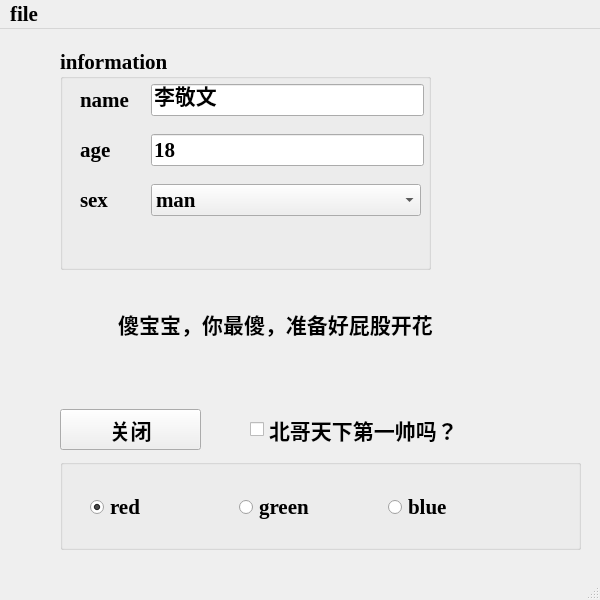
<?xml version="1.0" encoding="UTF-8"?>
<ui version="4.0">
 <class>helloWorld</class>
 <widget class="QMainWindow" name="helloWorld">
  <property name="enabled">
   <bool>true</bool>
  </property>
  <property name="geometry">
   <rect>
    <x>0</x>
    <y>0</y>
    <width>600</width>
    <height>600</height>
   </rect>
  </property>
  <property name="palette">
   <palette>
    <active>
     <colorrole role="WindowText">
      <brush brushstyle="SolidPattern">
       <color alpha="255">
        <red>0</red>
        <green>0</green>
        <blue>0</blue>
       </color>
      </brush>
     </colorrole>
     <colorrole role="Text">
      <brush brushstyle="SolidPattern">
       <color alpha="255">
        <red>0</red>
        <green>0</green>
        <blue>0</blue>
       </color>
      </brush>
     </colorrole>
     <colorrole role="PlaceholderText">
      <brush brushstyle="SolidPattern">
       <color alpha="128">
        <red>0</red>
        <green>0</green>
        <blue>0</blue>
       </color>
      </brush>
     </colorrole>
    </active>
    <inactive>
     <colorrole role="WindowText">
      <brush brushstyle="SolidPattern">
       <color alpha="255">
        <red>0</red>
        <green>0</green>
        <blue>0</blue>
       </color>
      </brush>
     </colorrole>
     <colorrole role="Text">
      <brush brushstyle="SolidPattern">
       <color alpha="255">
        <red>0</red>
        <green>0</green>
        <blue>0</blue>
       </color>
      </brush>
     </colorrole>
     <colorrole role="PlaceholderText">
      <brush brushstyle="SolidPattern">
       <color alpha="128">
        <red>0</red>
        <green>0</green>
        <blue>0</blue>
       </color>
      </brush>
     </colorrole>
    </inactive>
    <disabled>
     <colorrole role="WindowText">
      <brush brushstyle="SolidPattern">
       <color alpha="255">
        <red>120</red>
        <green>120</green>
        <blue>120</blue>
       </color>
      </brush>
     </colorrole>
     <colorrole role="Text">
      <brush brushstyle="SolidPattern">
       <color alpha="255">
        <red>120</red>
        <green>120</green>
        <blue>120</blue>
       </color>
      </brush>
     </colorrole>
     <colorrole role="PlaceholderText">
      <brush brushstyle="SolidPattern">
       <color alpha="128">
        <red>0</red>
        <green>0</green>
        <blue>0</blue>
       </color>
      </brush>
     </colorrole>
    </disabled>
   </palette>
  </property>
  <property name="font">
   <font>
    <family>Times New Roman</family>
    <pointsize>16</pointsize>
    <weight>75</weight>
    <bold>true</bold>
   </font>
  </property>
  <property name="windowTitle">
   <string>helloWorld</string>
  </property>
  <widget class="QWidget" name="centralwidget">
   <widget class="QLabel" name="label">
    <property name="geometry">
     <rect>
      <x>60</x>
      <y>270</y>
      <width>431</width>
      <height>50</height>
     </rect>
    </property>
    <property name="font">
     <font>
      <family>Times New Roman</family>
      <pointsize>16</pointsize>
      <weight>75</weight>
      <bold>true</bold>
     </font>
    </property>
    <property name="text">
     <string>傻宝宝，你最傻，准备好屁股开花</string>
    </property>
    <property name="textFormat">
     <enum>Qt::RichText</enum>
    </property>
    <property name="alignment">
     <set>Qt::AlignCenter</set>
    </property>
    <property name="margin">
     <number>0</number>
    </property>
    <property name="indent">
     <number>-1</number>
    </property>
    <property name="buddy">
     <cstring>btnclose</cstring>
    </property>
   </widget>
   <widget class="QPushButton" name="btnclose">
    <property name="geometry">
     <rect>
      <x>60</x>
      <y>380</y>
      <width>141</width>
      <height>41</height>
     </rect>
    </property>
    <property name="text">
     <string>关闭</string>
    </property>
    <property name="shortcut">
     <string>Ctrl+K</string>
    </property>
    <property name="checkable">
     <bool>true</bool>
    </property>
    <property name="checked">
     <bool>false</bool>
    </property>
    <property name="autoDefault">
     <bool>false</bool>
    </property>
   </widget>
   <widget class="QCheckBox" name="handsome">
    <property name="geometry">
     <rect>
      <x>250</x>
      <y>380</y>
      <width>271</width>
      <height>41</height>
     </rect>
    </property>
    <property name="text">
     <string>北哥天下第一帅吗？</string>
    </property>
   </widget>
   <widget class="QGroupBox" name="groupBox">
    <property name="geometry">
     <rect>
      <x>60</x>
      <y>20</y>
      <width>371</width>
      <height>221</height>
     </rect>
    </property>
    <property name="title">
     <string>information</string>
    </property>
    <widget class="QWidget" name="layoutWidget">
     <property name="geometry">
      <rect>
       <x>20</x>
       <y>80</y>
       <width>344</width>
       <height>42</height>
      </rect>
     </property>
     <layout class="QHBoxLayout" name="horizontalLayout_2">
      <item>
       <widget class="QLabel" name="age">
        <property name="minimumSize">
         <size>
          <width>65</width>
          <height>40</height>
         </size>
        </property>
        <property name="text">
         <string>age</string>
        </property>
       </widget>
      </item>
      <item>
       <widget class="QLineEdit" name="ageText">
        <property name="text">
         <string>18</string>
        </property>
       </widget>
      </item>
     </layout>
    </widget>
    <widget class="QWidget" name="layoutWidget">
     <property name="geometry">
      <rect>
       <x>20</x>
       <y>30</y>
       <width>344</width>
       <height>42</height>
      </rect>
     </property>
     <layout class="QHBoxLayout" name="horizontalLayout">
      <item>
       <widget class="QLabel" name="name">
        <property name="enabled">
         <bool>true</bool>
        </property>
        <property name="minimumSize">
         <size>
          <width>65</width>
          <height>40</height>
         </size>
        </property>
        <property name="text">
         <string>name</string>
        </property>
        <property name="textFormat">
         <enum>Qt::RichText</enum>
        </property>
       </widget>
      </item>
      <item>
       <widget class="QLineEdit" name="nameText">
        <property name="text">
         <string>李敬文</string>
        </property>
       </widget>
      </item>
     </layout>
    </widget>
    <widget class="QWidget" name="layoutWidget">
     <property name="geometry">
      <rect>
       <x>20</x>
       <y>130</y>
       <width>341</width>
       <height>42</height>
      </rect>
     </property>
     <layout class="QHBoxLayout" name="horizontalLayout_3">
      <item>
       <widget class="QLabel" name="sex">
        <property name="enabled">
         <bool>true</bool>
        </property>
        <property name="minimumSize">
         <size>
          <width>65</width>
          <height>40</height>
         </size>
        </property>
        <property name="maximumSize">
         <size>
          <width>65</width>
          <height>40</height>
         </size>
        </property>
        <property name="text">
         <string>sex</string>
        </property>
       </widget>
      </item>
      <item>
       <widget class="QComboBox" name="sexBox">
        <item>
         <property name="text">
          <string>man</string>
         </property>
        </item>
        <item>
         <property name="text">
          <string>woman</string>
         </property>
        </item>
        <item>
         <property name="text">
          <string>simon</string>
         </property>
        </item>
       </widget>
      </item>
     </layout>
    </widget>
   </widget>
   <widget class="QGroupBox" name="groupBox_2">
    <property name="geometry">
     <rect>
      <x>60</x>
      <y>430</y>
      <width>521</width>
      <height>91</height>
     </rect>
    </property>
    <property name="title">
     <string/>
    </property>
    <property name="alignment">
     <set>Qt::AlignCenter</set>
    </property>
    <property name="flat">
     <bool>false</bool>
    </property>
    <property name="checkable">
     <bool>false</bool>
    </property>
    <widget class="QWidget" name="layoutWidget">
     <property name="geometry">
      <rect>
       <x>30</x>
       <y>30</y>
       <width>441</width>
       <height>36</height>
      </rect>
     </property>
     <layout class="QHBoxLayout" name="horizontalLayout_4">
      <item>
       <widget class="QRadioButton" name="rbt_red">
        <property name="enabled">
         <bool>true</bool>
        </property>
        <property name="text">
         <string>red</string>
        </property>
        <property name="checkable">
         <bool>true</bool>
        </property>
        <property name="checked">
         <bool>true</bool>
        </property>
       </widget>
      </item>
      <item>
       <widget class="QRadioButton" name="rbt_green">
        <property name="text">
         <string>green</string>
        </property>
       </widget>
      </item>
      <item>
       <widget class="QRadioButton" name="rbt_blue">
        <property name="text">
         <string>blue</string>
        </property>
       </widget>
      </item>
     </layout>
    </widget>
   </widget>
  </widget>
  <widget class="QMenuBar" name="menubar">
   <property name="geometry">
    <rect>
     <x>0</x>
     <y>0</y>
     <width>600</width>
     <height>26</height>
    </rect>
   </property>
   <widget class="QMenu" name="menufile">
    <property name="title">
     <string>file</string>
    </property>
    <addaction name="actionclose"/>
    <addaction name="separator"/>
    <addaction name="actionreboot"/>
   </widget>
   <addaction name="menufile"/>
  </widget>
  <widget class="QStatusBar" name="statusbar">
   <property name="enabled">
    <bool>true</bool>
   </property>
   <property name="minimumSize">
    <size>
     <width>300</width>
     <height>20</height>
    </size>
   </property>
  </widget>
  <action name="actionclose">
   <property name="icon">
    <iconset resource="hw_rc.qrc">
     <normaloff>:/icons/It.ico</normaloff>:/icons/It.ico</iconset>
   </property>
   <property name="text">
    <string>close</string>
   </property>
  </action>
  <action name="actionreboot">
   <property name="icon">
    <iconset resource="hw_rc.qrc">
     <normaloff>:/icons/Saw.ico</normaloff>:/icons/Saw.ico</iconset>
   </property>
   <property name="text">
    <string>reboot</string>
   </property>
  </action>
 </widget>
 <resources>
  <include location="hw_rc.qrc"/>
 </resources>
 <connections/>
</ui>
